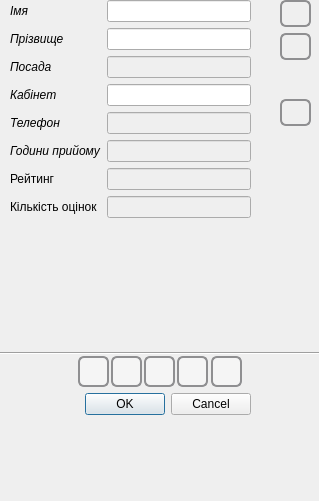
<?xml version="1.0" encoding="UTF-8"?>
<ui version="4.0">
 <class>Doctor_inf</class>
 <widget class="QDialog" name="Doctor_inf">
  <property name="geometry">
   <rect>
    <x>0</x>
    <y>0</y>
    <width>319</width>
    <height>501</height>
   </rect>
  </property>
  <property name="windowTitle">
   <string>Dialog</string>
  </property>
  <widget class="QDialogButtonBox" name="buttonBox">
   <property name="geometry">
    <rect>
     <x>-90</x>
     <y>388</y>
     <width>341</width>
     <height>32</height>
    </rect>
   </property>
   <property name="orientation">
    <enum>Qt::Horizontal</enum>
   </property>
   <property name="standardButtons">
    <set>QDialogButtonBox::Cancel|QDialogButtonBox::Ok</set>
   </property>
  </widget>
  <widget class="QWidget" name="formLayoutWidget">
   <property name="geometry">
    <rect>
     <x>10</x>
     <y>0</y>
     <width>241</width>
     <height>283</height>
    </rect>
   </property>
   <layout class="QFormLayout" name="formLayout">
    <item row="0" column="0">
     <widget class="QLabel" name="nameLabel">
      <property name="font">
       <font>
        <italic>true</italic>
       </font>
      </property>
      <property name="text">
       <string>Імя</string>
      </property>
     </widget>
    </item>
    <item row="0" column="1">
     <widget class="QLineEdit" name="nameLineEdit"/>
    </item>
    <item row="1" column="0">
     <widget class="QLabel" name="Label">
      <property name="font">
       <font>
        <italic>true</italic>
       </font>
      </property>
      <property name="text">
       <string>Прізвище</string>
      </property>
     </widget>
    </item>
    <item row="1" column="1">
     <widget class="QLineEdit" name="LineEdit"/>
    </item>
    <item row="2" column="0">
     <widget class="QLabel" name="Label_2">
      <property name="font">
       <font>
        <italic>true</italic>
       </font>
      </property>
      <property name="text">
       <string>Посада</string>
      </property>
     </widget>
    </item>
    <item row="2" column="1">
     <widget class="QLineEdit" name="LineEdit_2">
      <property name="enabled">
       <bool>false</bool>
      </property>
     </widget>
    </item>
    <item row="3" column="1">
     <widget class="QLineEdit" name="LineEdit_3">
      <property name="enabled">
       <bool>true</bool>
      </property>
     </widget>
    </item>
    <item row="4" column="0">
     <widget class="QLabel" name="Label_4">
      <property name="font">
       <font>
        <italic>true</italic>
       </font>
      </property>
      <property name="text">
       <string>Телефон</string>
      </property>
     </widget>
    </item>
    <item row="4" column="1">
     <widget class="QLineEdit" name="LineEdit_4">
      <property name="enabled">
       <bool>false</bool>
      </property>
     </widget>
    </item>
    <item row="5" column="0">
     <widget class="QLabel" name="Label_5">
      <property name="font">
       <font>
        <italic>true</italic>
       </font>
      </property>
      <property name="text">
       <string>Години прийому</string>
      </property>
     </widget>
    </item>
    <item row="5" column="1">
     <widget class="QLineEdit" name="LineEdit_5">
      <property name="enabled">
       <bool>false</bool>
      </property>
     </widget>
    </item>
    <item row="6" column="0">
     <widget class="QLabel" name="Label_6">
      <property name="text">
       <string>Рейтинг</string>
      </property>
     </widget>
    </item>
    <item row="6" column="1">
     <widget class="QLineEdit" name="LineEdit_6">
      <property name="enabled">
       <bool>false</bool>
      </property>
     </widget>
    </item>
    <item row="7" column="0">
     <widget class="QLabel" name="Label_7">
      <property name="text">
       <string>Кількість оцінок</string>
      </property>
     </widget>
    </item>
    <item row="7" column="1">
     <widget class="QLineEdit" name="LineEdit_7">
      <property name="enabled">
       <bool>false</bool>
      </property>
     </widget>
    </item>
    <item row="3" column="0">
     <widget class="QLabel" name="Label_3">
      <property name="font">
       <font>
        <italic>true</italic>
       </font>
      </property>
      <property name="text">
       <string>Кабінет</string>
      </property>
     </widget>
    </item>
   </layout>
  </widget>
  <widget class="QPushButton" name="pushButton">
   <property name="geometry">
    <rect>
     <x>280</x>
     <y>0</y>
     <width>31</width>
     <height>27</height>
    </rect>
   </property>
   <property name="styleSheet">
    <string notr="true">

QPushButton:hover{
border-width: 0px;
	
	color: rgb(11, 11, 11);
border-radius: 20%;

}
 QPushButton {
     border: 2px solid #8f8f91;
     border-radius: 6px;
     border-image: url(:/search/search.png);
	font: 75 oblique 11pt &quot;Norasi&quot;;
	outline: none;
 }


 QPushButton:flat {
     border: none; /* для плоской кнопки границы нет */
 }

 QPushButton:default {
     border-color: navy; /* делаем кнопку по умолчанию выпуклой */
 }
</string>
   </property>
   <property name="text">
    <string/>
   </property>
  </widget>
  <widget class="QPushButton" name="pushButton_2">
   <property name="geometry">
    <rect>
     <x>280</x>
     <y>33</y>
     <width>31</width>
     <height>27</height>
    </rect>
   </property>
   <property name="styleSheet">
    <string notr="true">

QPushButton:hover{
border-width: 0px;
	
	color: rgb(11, 11, 11);
border-radius: 20%;

}
 QPushButton {
     border: 2px solid #8f8f91;
     border-radius: 6px;
     border-image: url(:/search/search.png);
	font: 75 oblique 11pt &quot;Norasi&quot;;
	outline: none;
 }


 QPushButton:flat {
     border: none; /* для плоской кнопки границы нет */
 }

 QPushButton:default {
     border-color: navy; /* делаем кнопку по умолчанию выпуклой */
 }
</string>
   </property>
   <property name="text">
    <string/>
   </property>
  </widget>
  <widget class="QPushButton" name="pushButton_4">
   <property name="geometry">
    <rect>
     <x>280</x>
     <y>99</y>
     <width>31</width>
     <height>27</height>
    </rect>
   </property>
   <property name="styleSheet">
    <string notr="true">

QPushButton:hover{
border-width: 0px;
	
	color: rgb(11, 11, 11);
border-radius: 20%;

}
 QPushButton {
     border: 2px solid #8f8f91;
     border-radius: 6px;
     border-image: url(:/search/search.png);
	font: 75 oblique 11pt &quot;Norasi&quot;;
	outline: none;
 }


 QPushButton:flat {
     border: none; /* для плоской кнопки границы нет */
 }

 QPushButton:default {
     border-color: navy; /* делаем кнопку по умолчанию выпуклой */
 }
</string>
   </property>
   <property name="text">
    <string/>
   </property>
  </widget>
  <widget class="QLabel" name="label">
   <property name="geometry">
    <rect>
     <x>17</x>
     <y>275</y>
     <width>221</width>
     <height>17</height>
    </rect>
   </property>
   <property name="text">
    <string/>
   </property>
  </widget>
  <widget class="QPushButton" name="pushButton_3">
   <property name="geometry">
    <rect>
     <x>78</x>
     <y>356</y>
     <width>31</width>
     <height>31</height>
    </rect>
   </property>
   <property name="styleSheet">
    <string notr="true">

QPushButton:hover{
border-width: 0px;
	
	color: rgb(11, 11, 11);
border-radius: 20%;

}
 QPushButton {
     border: 2px solid #8f8f91;
     border-radius: 6px;
     
	background-color: rgb(245, 245, 245);

	font: 75 oblique 11pt &quot;Norasi&quot;;
	outline: none;
 }


 QPushButton:flat {
     border: none; /* для плоской кнопки границы нет */
 }

 QPushButton:default {
     border-color: navy; /* делаем кнопку по умолчанию выпуклой */
 }</string>
   </property>
   <property name="text">
    <string/>
   </property>
  </widget>
  <widget class="QPushButton" name="pushButton_5">
   <property name="geometry">
    <rect>
     <x>111</x>
     <y>356</y>
     <width>31</width>
     <height>31</height>
    </rect>
   </property>
   <property name="styleSheet">
    <string notr="true">

QPushButton:hover{
border-width: 0px;
	
	color: rgb(11, 11, 11);
border-radius: 20%;

}
 QPushButton {
     border: 2px solid #8f8f91;
     border-radius: 6px;
     
	background-color: rgb(245, 245, 245);
	font: 75 oblique 11pt &quot;Norasi&quot;;
	outline: none;
 }


 QPushButton:flat {
     border: none; /* для плоской кнопки границы нет */
 }

 QPushButton:default {
     border-color: navy; /* делаем кнопку по умолчанию выпуклой */
 }</string>
   </property>
   <property name="text">
    <string/>
   </property>
  </widget>
  <widget class="QPushButton" name="pushButton_6">
   <property name="geometry">
    <rect>
     <x>144</x>
     <y>356</y>
     <width>31</width>
     <height>31</height>
    </rect>
   </property>
   <property name="styleSheet">
    <string notr="true">

QPushButton:hover{
border-width: 0px;
	
	color: rgb(11, 11, 11);
border-radius: 20%;

}
 QPushButton {
     border: 2px solid #8f8f91;
     border-radius: 6px;
     
	background-color: rgb(245, 245, 245);
	font: 75 oblique 11pt &quot;Norasi&quot;;
	outline: none;
 }


 QPushButton:flat {
     border: none; /* для плоской кнопки границы нет */
 }

 QPushButton:default {
     border-color: navy; /* делаем кнопку по умолчанию выпуклой */
 }</string>
   </property>
   <property name="text">
    <string/>
   </property>
  </widget>
  <widget class="QPushButton" name="pushButton_7">
   <property name="geometry">
    <rect>
     <x>177</x>
     <y>356</y>
     <width>31</width>
     <height>31</height>
    </rect>
   </property>
   <property name="styleSheet">
    <string notr="true">

QPushButton:hover{
border-width: 0px;
	
	color: rgb(11, 11, 11);
border-radius: 20%;

}
 QPushButton {
     border: 2px solid #8f8f91;
     border-radius: 6px;
     
	background-color: rgb(245, 245, 245);
	font: 75 oblique 11pt &quot;Norasi&quot;;
	outline: none;
 }


 QPushButton:flat {
     border: none; /* для плоской кнопки границы нет */
 }

 QPushButton:default {
     border-color: navy; /* делаем кнопку по умолчанию выпуклой */
 }</string>
   </property>
   <property name="text">
    <string/>
   </property>
  </widget>
  <widget class="QPushButton" name="pushButton_8">
   <property name="geometry">
    <rect>
     <x>211</x>
     <y>356</y>
     <width>31</width>
     <height>31</height>
    </rect>
   </property>
   <property name="styleSheet">
    <string notr="true">

QPushButton:hover{
border-width: 0px;
	
	color: rgb(11, 11, 11);
border-radius: 20%;

}
 QPushButton {
     border: 2px solid #8f8f91;
     border-radius: 6px;
     
	background-color: rgb(245, 245, 245);

	font: 75 oblique 11pt &quot;Norasi&quot;;
	outline: none;
 }


 QPushButton:flat {
     border: none; /* для плоской кнопки границы нет */
 }

 QPushButton:default {
     border-color: navy; /* делаем кнопку по умолчанию выпуклой */
 }</string>
   </property>
   <property name="text">
    <string/>
   </property>
  </widget>
  <widget class="QLabel" name="label_3">
   <property name="geometry">
    <rect>
     <x>67</x>
     <y>309</y>
     <width>41</width>
     <height>41</height>
    </rect>
   </property>
   <property name="styleSheet">
    <string notr="true"/>
   </property>
   <property name="text">
    <string/>
   </property>
  </widget>
  <widget class="QLabel" name="label_4">
   <property name="geometry">
    <rect>
     <x>107</x>
     <y>309</y>
     <width>41</width>
     <height>41</height>
    </rect>
   </property>
   <property name="styleSheet">
    <string notr="true"/>
   </property>
   <property name="text">
    <string/>
   </property>
  </widget>
  <widget class="QLabel" name="label_5">
   <property name="geometry">
    <rect>
     <x>147</x>
     <y>309</y>
     <width>41</width>
     <height>41</height>
    </rect>
   </property>
   <property name="styleSheet">
    <string notr="true"/>
   </property>
   <property name="text">
    <string/>
   </property>
  </widget>
  <widget class="QLabel" name="label_6">
   <property name="geometry">
    <rect>
     <x>197</x>
     <y>309</y>
     <width>41</width>
     <height>41</height>
    </rect>
   </property>
   <property name="styleSheet">
    <string notr="true"/>
   </property>
   <property name="text">
    <string/>
   </property>
  </widget>
  <widget class="QLabel" name="label_7">
   <property name="geometry">
    <rect>
     <x>246</x>
     <y>308</y>
     <width>41</width>
     <height>41</height>
    </rect>
   </property>
   <property name="styleSheet">
    <string notr="true"/>
   </property>
   <property name="text">
    <string/>
   </property>
  </widget>
  <widget class="Line" name="line">
   <property name="geometry">
    <rect>
     <x>0</x>
     <y>345</y>
     <width>331</width>
     <height>16</height>
    </rect>
   </property>
   <property name="orientation">
    <enum>Qt::Horizontal</enum>
   </property>
  </widget>
 </widget>
 <resources/>
 <connections>
  <connection>
   <sender>buttonBox</sender>
   <signal>accepted()</signal>
   <receiver>Doctor_inf</receiver>
   <slot>accept()</slot>
   <hints>
    <hint type="sourcelabel">
     <x>248</x>
     <y>254</y>
    </hint>
    <hint type="destinationlabel">
     <x>157</x>
     <y>274</y>
    </hint>
   </hints>
  </connection>
  <connection>
   <sender>buttonBox</sender>
   <signal>rejected()</signal>
   <receiver>Doctor_inf</receiver>
   <slot>reject()</slot>
   <hints>
    <hint type="sourcelabel">
     <x>316</x>
     <y>260</y>
    </hint>
    <hint type="destinationlabel">
     <x>286</x>
     <y>274</y>
    </hint>
   </hints>
  </connection>
 </connections>
</ui>
